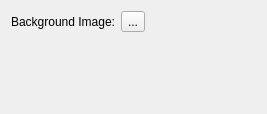
<?xml version="1.0" encoding="UTF-8"?>
<ui version="4.0">
 <class>widget</class>
 <widget class="QWidget" name="widget">
  <property name="geometry">
   <rect>
    <x>0</x>
    <y>0</y>
    <width>267</width>
    <height>114</height>
   </rect>
  </property>
  <layout class="QFormLayout" name="formLayout">
   <item row="0" column="0">
    <widget class="QLabel" name="label">
     <property name="text">
      <string>Background Image:</string>
     </property>
     <property name="alignment">
      <set>Qt::AlignRight|Qt::AlignTrailing|Qt::AlignVCenter</set>
     </property>
    </widget>
   </item>
   <item row="0" column="1">
    <widget class="SelectImageButton" name="kcfg_Background">
     <property name="text">
      <string>...</string>
     </property>
    </widget>
   </item>
   <item row="1" column="1">
    <spacer name="verticalSpacer">
     <property name="orientation">
      <enum>Qt::Vertical</enum>
     </property>
     <property name="sizeHint" stdset="0">
      <size>
       <width>20</width>
       <height>40</height>
      </size>
     </property>
    </spacer>
   </item>
  </layout>
 </widget>
 <customwidgets>
  <customwidget>
   <class>SelectImageButton</class>
   <extends>QToolButton</extends>
   <header>selectimagebutton.h</header>
  </customwidget>
 </customwidgets>
 <resources/>
 <connections/>
</ui>
